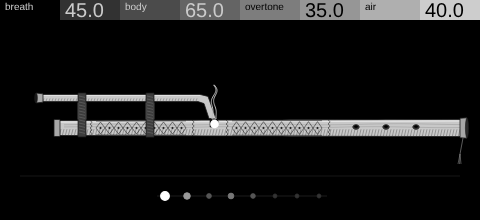
#> input picture assets/fujara-device.png, 480 x 220 px, given in place of hero.png, which was not available
$ python make_assets.py
#> lines starting #> are read from the running program, lines starting #| are printed output that depends on the picture; pictures that were not available may be replaced by others from this repository, and a replacement may not be noted
"""Renders the still artwork from production/hero.py. Run from the repository root:

    python production/make_assets.py [--work <scratch folder>]

Writes:
  assets/fujara-hero.png        2560 x 1280, the repository and social artwork (no text)
  assets/fujara-hero.jpg        1280 x 640 JPEG for sharing and previews
  assets/fujara-thumbnail.png   1920 x 1080, the video thumbnail: the 16:9 artwork,
                                the title, and the engine's real screen
                                (assets/fujara-device.png, from make_demo.py)
Needs Node 22 with Playwright's Chromium, Pillow and the Inter fonts (OFL).
"""
import argparse, subprocess, sys
from pathlib import Path
from PIL import Image, ImageDraw, ImageFont

ROOT = Path(__file__).resolve().parent.parent


def run(cmd):
    print('$ ' + ' '.join(str(c) for c in cmd), flush=True)
    subprocess.run(cmd, check=True)


def main():
    parser = argparse.ArgumentParser()
    parser.add_argument('--work', default=str(ROOT.parent / 'fujara-assets-work'))
    work = Path(parser.parse_args().work)
    work.mkdir(parents=True, exist_ok=True)
    assets = ROOT / 'assets'
    for name, w, h in (('hero', 2560, 1280), ('hero16x9', 1920, 1080)):
        run([sys.executable, str(ROOT / 'production' / 'hero.py'), str(work / (name + '.svg')), str(w), str(h)])
        run(['node', str(ROOT / 'production' / 'render_svg.mjs'), str(work / (name + '.svg')), str(work / (name + '.png'))])
    hero = Image.open(work / 'hero.png').convert('RGB')
#> hero is the input picture: PIL image 480x220 RGB; min 0, max 255, mean 23.3
    hero.save(assets / 'fujara-hero.png', optimize=True)
    hero.resize((1280, 640), Image.LANCZOS).save(assets / 'fujara-hero.jpg', quality=86, optimize=True, progressive=True)
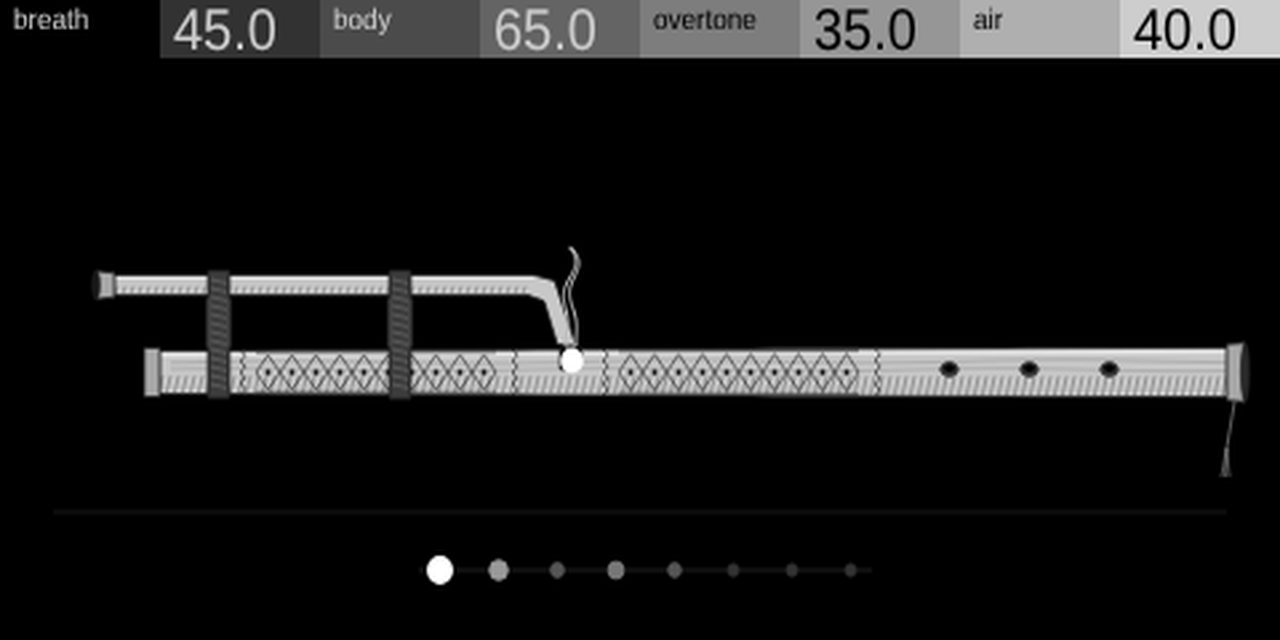
#> saved as fujara-hero.jpg: PIL image 1280x640 RGB; min 0, max 255, mean 23.4
    # Thumbnail: the artwork, dimmed a little, with the title and the real screen.
    thumb = Image.open(work / 'hero16x9.png').convert('RGB')
    thumb = Image.blend(thumb, Image.new('RGB', thumb.size, (0, 0, 0)), 0.30)
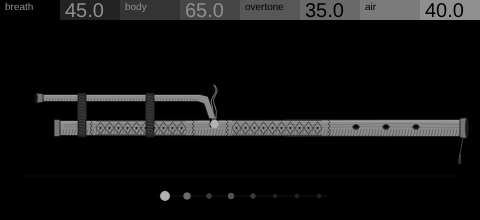
#> thumb: PIL image 480x220 RGB; min 0, max 178, mean 16.2
    d = ImageDraw.Draw(thumb)
    title = ImageFont.truetype('/usr/share/fonts/opentype/inter/InterDisplay-ExtraLight.otf', 160)
    sub = ImageFont.truetype('/usr/share/fonts/opentype/inter/Inter-Light.otf', 46)
    x = 110
    for ch in 'FUJARA':
        d.text((x, 280), ch, font=title, fill=(245, 245, 245))
        x += d.textlength(ch, font=title) + 14
#> this loop made 6 passes
#> x on passes 1 to 6: 210.3, 332.2, 428.6, 540.8, 650.2, 762.5
#> after the loop, x = 762.5
    d.text((118, 480), 'Overtone flute for the OP-XY', font=sub, fill=(220, 220, 220))
    d.text((118, 540), 'Six presets  ·  demo and preset tour', font=sub, fill=(165, 165, 165))
    device = Image.open(assets / 'fujara-device.png').convert('RGB').resize((720, 330), Image.LANCZOS)
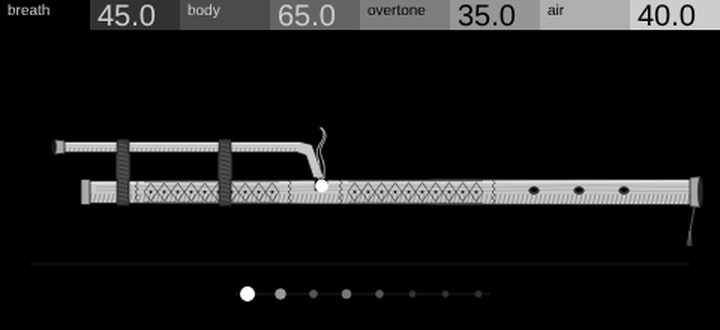
#> device: PIL image 720x330 RGB; min 0, max 255, mean 23.4
    thumb.paste(device, (118, 680))
    d.rectangle((117, 679, 838, 1010), outline=(90, 90, 90))
    thumb.save(assets / 'fujara-thumbnail.png', optimize=True)
    for f in ('fujara-hero.png', 'fujara-hero.jpg', 'fujara-thumbnail.png'):
        im = Image.open(assets / f)
#> (the run stopped early here; a loop or call above may not have finished)
